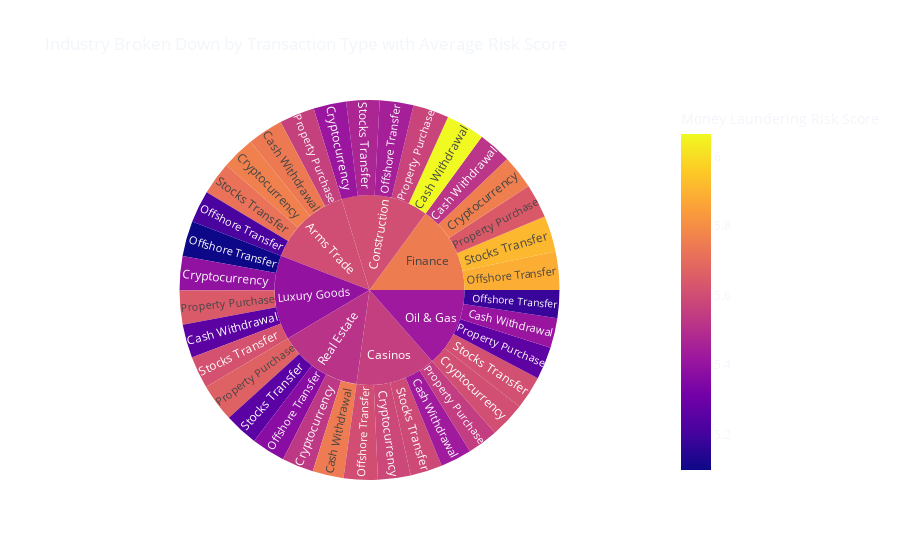

Source (notebook cell):
### Markdown cell above
This graph shows the diffrent industries illegal transactions happen and the amount with how much was reported by the authorities and how much was not, with most not being reported and the greatest transaction in finance.

### Code cell
fig = px.sunburst(df, path=['Industry', 'Transaction Type'], values='Amount (USD)', color = 'Money Laundering Risk Score', title = 'Industry Broken Down by Transaction Type with Average Risk Score').update_layout(template='plotly_dark', plot_bgcolor='rgba(0, 0, 0, 0)', paper_bgcolor='rgba(0, 0, 0, 0)')
fig.show()

### Figure 1 — Plotly figure (JSON) as saved in the notebook; plotly's stock layout.template omitted (floating-point values rounded to 4 significant figures)
{"data": [{"branchvalues": "total", "customdata": [[5.742], [5.431], [6.065], [5.521], [5.259], [5.413], [5.748], [5.764], [5.585], [5.417], [5.759], [5.392], [5.61], [5.534], [5.219], [5.607], [5.45], [5.886], [5.099], [5.18], [5.373], [5.561], [5.55], [5.572], [5.643], [5.644], [5.264], [5.666], [5.72], [5.592], [5.469], [5.912], [5.62], [5.614], [5.255], [5.605], [5.554], [5.609], [5.75], [5.398], [5.428], [5.515]], "domain": {"x": [0, 1], "y": [0, 1]}, "hovertemplate": "labels=%{label}<br>Amount (USD)=%{value}<br>parent=%{parent}<br>id=%{id}<br>Money Laundering Risk Score=%{color}<extra></extra>", "ids": ["Arms Trade/Cash Withdrawal", "Casinos/Cash Withdrawal", "Construction/Cash Withdrawal", "Finance/Cash Withdrawal", "Luxury Goods/Cash Withdrawal", "Oil & Gas/Cash Withdrawal", "Real Estate/Cash Withdrawal", "Arms Trade/Cryptocurrency", "Casinos/Cryptocurrency", "Construction/Cryptocurrency", "Finance/Cryptocurrency", "Luxury Goods/Cryptocurrency", "Oil & Gas/Cryptocurrency", "Real Estate/Cryptocurrency", "Arms Trade/Offshore Transfer", "Casinos/Offshore Transfer", "Construction/Offshore Transfer", "Finance/Offshore Transfer", "Luxury Goods/Offshore Transfer", "Oil & Gas/Offshore Transfer", "Real Estate/Offshore Transfer", "Arms Trade/Property Purchase", "Casinos/Property Purchase", "Construction/Property Purchase", "Finance/Property Purchase", "Luxury Goods/Property Purchase", "Oil & Gas/Property Purchase", "Real Estate/Property Purchase", "Arms Trade/Stocks Transfer", "Casinos/Stocks Transfer", "Construction/Stocks Transfer", "Finance/Stocks Transfer", "Luxury Goods/Stocks Transfer", "Oil & Gas/Stocks Transfer", "Real Estate/Stocks Transfer", "Arms Trade", "Casinos", "Construction", "Finance", "Luxury Goods", "Oil & Gas", "Real Estate"], "labels": ["Cash Withdrawal", "Cash Withdrawal", "Cash Withdrawal", "Cash Withdrawal", "Cash Withdrawal", "Cash Withdrawal", "Cash Withdrawal", "Cryptocurrency", "Cryptocurrency", "Cryptocurrency", "Cryptocurrency", "Cryptocurrency", "Cryptocurrency", "Cryptocurrency", "Offshore Transfer", "Offshore Transfer", "Offshore Transfer", "Offshore Transfer", "Offshore Transfer", "Offshore Transfer", "Offshore Transfer", "Property Purchase", "Property Purchase", "Property Purchase", "Property Purchase", "Property Purchase", "Property Purchase", "Property Purchase", "Stocks Transfer", "Stocks Transfer", "Stocks Transfer", "Stocks Transfer", "Stocks Transfer", "Stocks Transfer", "Stocks Transfer", "Arms Trade", "Casinos", "Construction", "Finance", "Luxury Goods", "Oil & Gas", "Real Estate"], "marker": {"coloraxis": "coloraxis", "colors": [5.742, 5.431, 6.065, 5.521, 5.259, 5.413, 5.748, 5.764, 5.585, 5.417, 5.759, 5.392, 5.61, 5.534, 5.219, 5.607, 5.45, 5.886, 5.099, 5.18, 5.373, 5.561, 5.55, 5.572, 5.643, 5.644, 5.264, 5.666, 5.72, 5.592, 5.469, 5.912, 5.62, 5.614, 5.255, 5.605, 5.554, 5.609, 5.75, 5.398, 5.428, 5.515]}, "name": "", "parents": ["Arms Trade", "Casinos", "Construction", "Finance", "Luxury Goods", "Oil & Gas", "Real Estate", "Arms Trade", "Casinos", "Construction", "Finance", "Luxury Goods", "Oil & Gas", "Real Estate", "Arms Trade", "Casinos", "Construction", "Finance", "Luxury Goods", "Oil & Gas", "Real Estate", "Arms Trade", "Casinos", "Construction", "Finance", "Luxury Goods", "Oil & Gas", "Real Estate", "Arms Trade", "Casinos", "Construction", "Finance", "Luxury Goods", "Oil & Gas", "Real Estate", "", "", "", "", "", "", ""], "type": "sunburst", "values": [752800000.0, 667200000.0, 823200000.0, 706100000.0, 715200000.0, 636100000.0, 659400000.0, 708200000.0, 693600000.0, 694400000.0, 722900000.0, 726100000.0, 754200000.0, 674700000.0, 687700000.0, 724600000.0, 717400000.0, 814100000.0, 751900000.0, 593700000.0, 715400000.0, 752900000.0, 651300000.0, 763500000.0, 726700000.0, 720300000.0, 691400000.0, 805700000.0, 698800000.0, 681700000.0, 707200000.0, 766200000.0, 684400000.0, 708300000.0, 720700000.0, 3601000000.0, 3418000000.0, 3706000000.0, 3736000000.0, 3598000000.0, 3384000000.0, 3576000000.0]}], "layout": {"coloraxis": {"colorbar": {"title": {"text": "Money Laundering Risk Score"}}, "colorscale": [[0, "#0d0887"], [0.1111, "#46039f"], [0.2222, "#7201a8"], [0.3333, "#9c179e"], [0.4444, "#bd3786"], [0.5556, "#d8576b"], [0.6667, "#ed7953"], [0.7778, "#fb9f3a"], [0.8889, "#fdca26"], [1, "#f0f921"]]}, "legend": {"tracegroupgap": 0}, "paper_bgcolor": "rgba(0, 0, 0, 0)", "plot_bgcolor": "rgba(0, 0, 0, 0)", "title": {"text": "Industry Broken Down by Transaction Type with Average Risk Score"}}}
